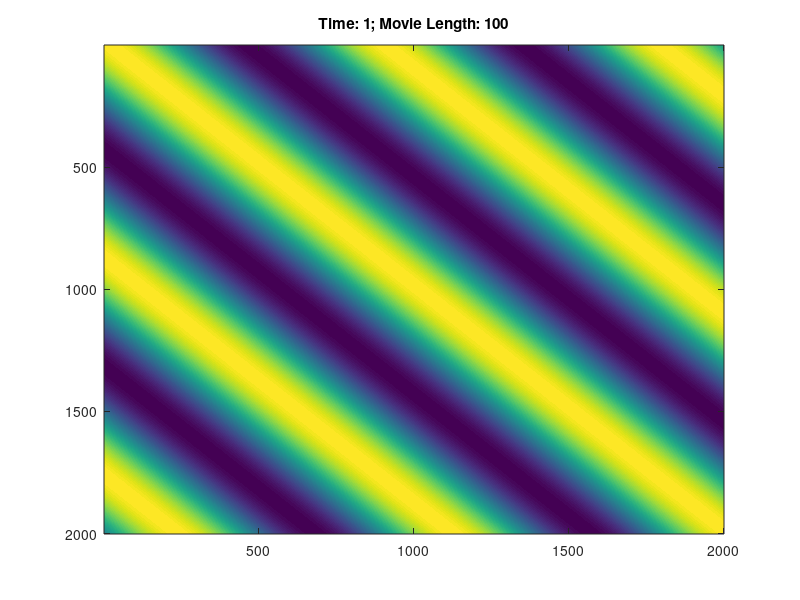
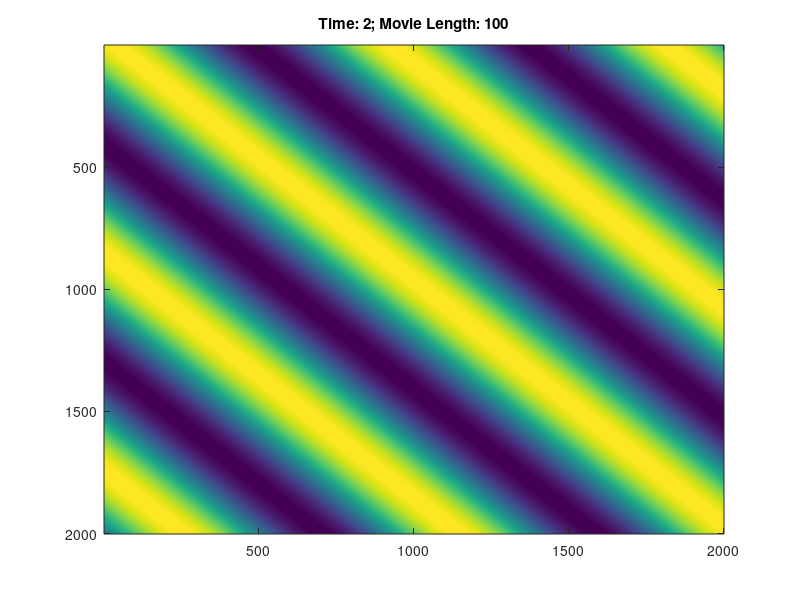
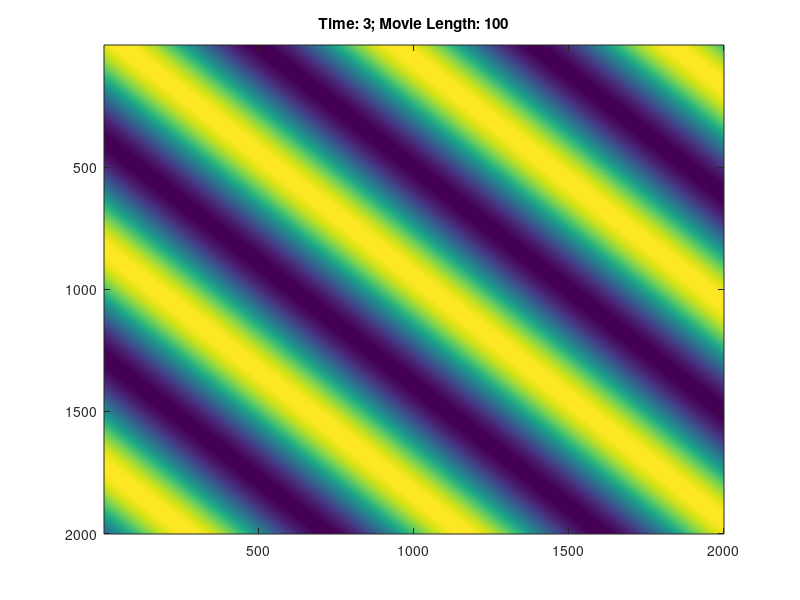
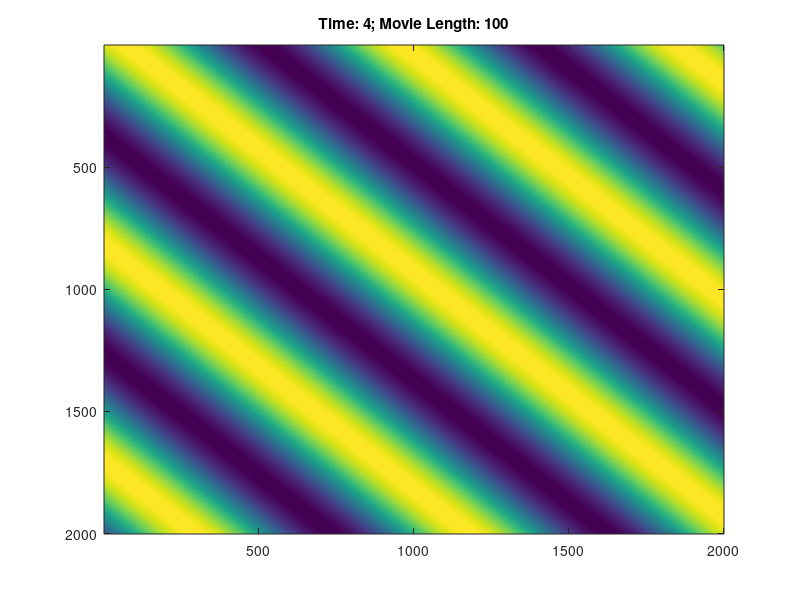

Here is the MATLAB script that generated these plots, in order: (Note: a time limit stopped this script after it produced the figures.)
%% Set X,Y Arrays

x = [-100:0.1:100];
[X,Y] = meshgrid(x,x);

save_dir = ['\Users\jenis\tcnproject\ar1MouseECoG\'];

%% make directories

if ~exist([save_dir, '\frames_target'], 'dir')
    mkdir([save_dir, '\frames_target']);
end
if ~exist([save_dir, '\frames_plane'], 'dir')
    mkdir([save_dir, '\frames_plane']);
end
if ~exist([save_dir, '\frames_rotational'], 'dir')
    mkdir([save_dir, '\frames_rotational']);
end


%% Planar Wave Phase Distribution

%vars
theta = pi/4;
spatial_freq = 0.1;

%phase distribution
phase_planar = spatial_freq*(-cos(theta)*X + sin(theta)*Y);
figure(1);
imagesc(phase_planar);
colorbar;
title('Planar Wave Phase Distribution');

%movie
movie_length = 100; % units = frames
freq = 2*(2*pi/movie_length);
figure(2);
for t=1:movie_length
    ext = sprintf('%04d',t);   
    imagesc(cos(t*freq + phase_planar));
    title(['Time: ' num2str(t) '; Movie Length: ' num2str(movie_length)]);
    caxis([-1,1]);
    pause(0.1);
    saveas(gca, [save_dir '/frames_plane/', ext, '.jpg'])
end

%% Target Wave Phase Distribution

%vars
x_center = 0;
y_center = 0;
spatial_freq = 0.1;

%phase distribution
phase_target = -spatial_freq*sqrt((X-x_center).^2 + (Y-y_center).^2);
figure(3);
imagesc(phase_target);
colorbar;
title('Target Wave Phase Distribution');

%movie
movie_length = 100; % units = frames
freq = 2*(2*pi/movie_length);
figure(4);
for t=1:movie_length
    ext = sprintf('%04d',t);
    imagesc(cos(t*freq + phase_target));
    title(['Time: ' num2str(t) '; Movie Length: ' num2str(movie_length)]);
    colorbar;
    caxis([-1,1]);
    pause(0.001);
    saveas(gca, [save_dir '/frames_target/', ext, '.jpg'])
end

%% Rotational Wave Phase Distribution

%vars
x_center = 0;
y_center = 0;
spatial_freq = 10;

%phase distribution
phase_rotational = spatial_freq*atan2(Y-y_center, X-x_center);
figure(5);
imagesc(phase_rotational);
colorbar;
title('Rotational Wave Phase Distribution');

%movie
movie_length = 100; % units = frames
freq = 2*(2*pi/movie_length);
figure(6);
for t=1:movie_length
    ext = sprintf('%04d',t);
    imagesc(cos(t*freq + phase_rotational));
    title(['Time: ' num2str(t) '; Movie Length: ' num2str(movie_length)]);
    colorbar;
    pause(0.001);    
    saveas(gca, [save_dir '/frames_rotational/', ext, '.jpg'])
end
